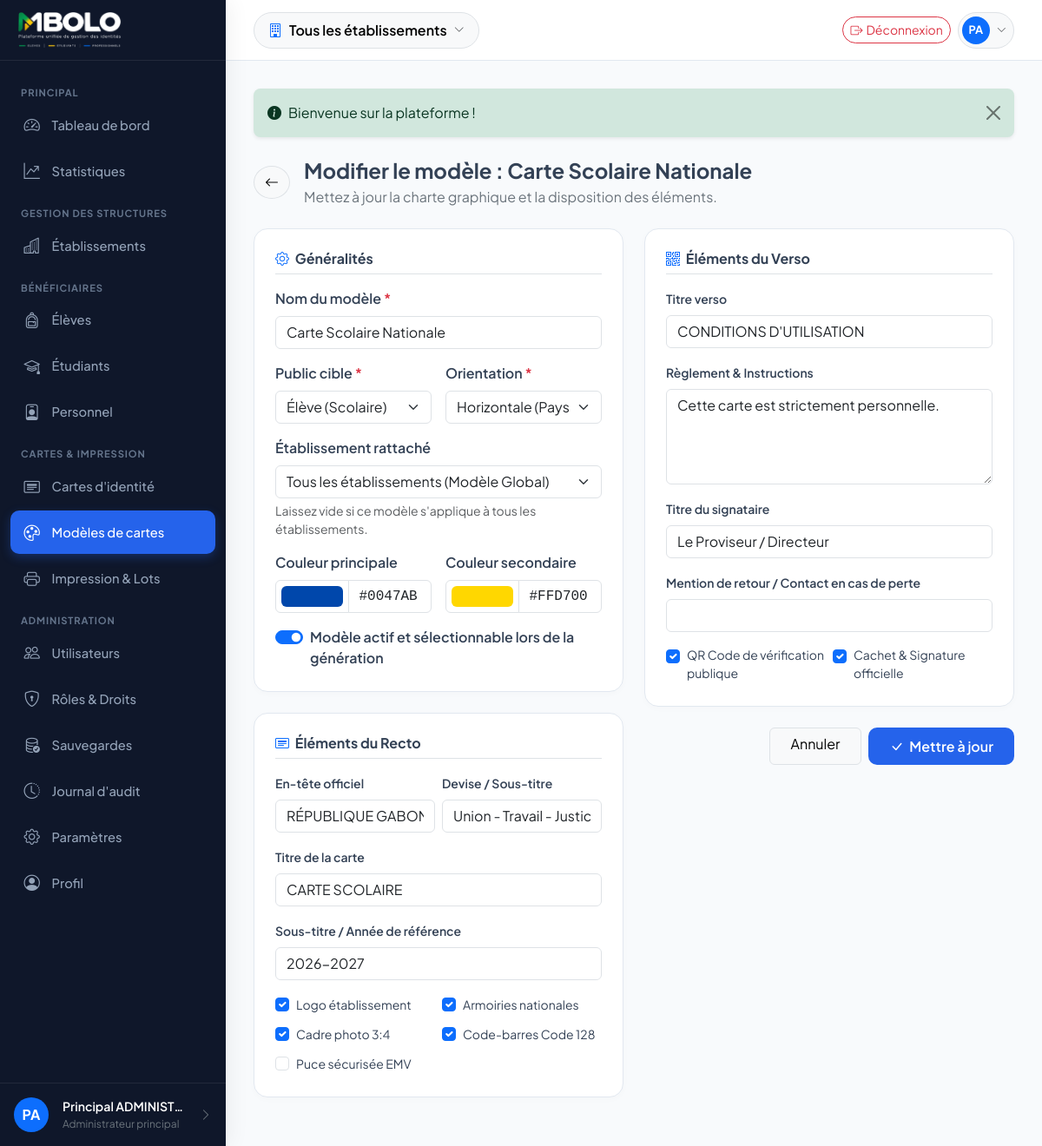
The page /templates/1/modifier (signed in) on the database its author committed.
### tables this page shows
CREATE TABLE IF NOT EXISTS templates (
    id BIGINT UNSIGNED AUTO_INCREMENT PRIMARY KEY,
    etablissement_id BIGINT UNSIGNED NULL,
    nom VARCHAR(150) NOT NULL,
    cible ENUM('eleve','etudiant','personnel') NOT NULL,
    orientation ENUM('horizontal','vertical') NOT NULL DEFAULT 'horizontal',
    config_recto JSON NOT NULL,
    config_verso JSON NULL,
    couleur_principale CHAR(7) NULL,
    couleur_secondaire CHAR(7) NULL,
    logo VARCHAR(255) NULL,
    signature VARCHAR(255) NULL,
    filigrane VARCHAR(255) NULL,
    version SMALLINT UNSIGNED NOT NULL DEFAULT 1,
    actif TINYINT(1) NOT NULL DEFAULT 1,
    created_by BIGINT UNSIGNED NULL,
    created_at DATETIME NOT NULL DEFAULT CURRENT_TIMESTAMP,
    updated_at DATETIME NULL ON UPDATE CURRENT_TIMESTAMP,
    deleted_at DATETIME NULL,
    CONSTRAINT fk_tpl_etab FOREIGN KEY (etablissement_id) REFERENCES etablissements(id),
    CONSTRAINT fk_tpl_user FOREIGN KEY (created_by) REFERENCES users(id)
);

### app/Views/templates/edit.php (the view, shortened to what the rows shown need)
<?php
$r = $template['config_recto'] ?? [];
$v = $template['config_verso'] ?? [];
?>
<div class="d-flex align-items-center gap-3 mb-4">
    <a href="<?= $base_path ?>/templates/<?= $template['id'] ?>" class="btn btn-light border rounded-circle">
        <i class="bi bi-arrow-left"></i>
    </a>
    <div>
        <h4 class="fw-bold mb-1">Modifier le modèle : <?= htmlspecialchars($template['nom']) ?></h4>
        <p class="text-secondary mb-0">Mettez à jour la charte graphique et la disposition des éléments.</p>
    </div>
</div>
<form method="POST" action="<?= $base_path ?>/templates/<?= $template['id'] ?>/modifier">
    <div class="row g-4">
        <div class="col-lg-6">
            <div class="card-custom p-4 mb-4">
                <h6 class="fw-bold mb-3 border-bottom pb-2">
                    <i class="bi bi-gear me-1 text-primary"></i> Généralités
                </h6>
                <div class="mb-3">
                    <label class="form-label fw-semibold">Nom du modèle <span class="text-danger">*</span></label>
                    <input type="text" name="nom" class="form-control" value="<?= htmlspecialchars($template['nom']) ?>" required>
                </div>
                <div class="row g-3 mb-3">
                    <div class="col-md-6">
                        <label class="form-label fw-semibold">Public cible <span class="text-danger">*</span></label>
                        <select name="cible" class="form-select" required>
                            <option value="eleve" <?= ($template['cible'] === 'eleve') ? 'selected' : '' ?>>Élève (Scolaire)</option>
                        </select>
                    </div>
                    <div class="col-md-6">
                        <label class="form-label fw-semibold">Orientation <span class="text-danger">*</span></label>
                        <select name="orientation" class="form-select" required>
                            <option value="horizontal" <?= (($template['orientation'] ?? 'horizontal') === 'horizontal') ? 'selected' : '' ?>>Horizontale (Paysage - 85.6 × 54 mm)</option>
                        </select>
                    </div>
                </div>
                <div class="mb-3">
                    <label class="form-label fw-semibold">Établissement rattaché</label>
                    <select name="etablissement_id" class="form-select">
                        <option value="">Tous les établissements (Modèle Global)</option>
                    </select>
                    <div class="form-text small">Laissez vide si ce modèle s'applique à tous les établissements.</div>
                </div>
                <div class="row g-3 mb-3">
                    <div class="col-md-6">
                        <label class="form-label fw-semibold">Couleur principale</label>
                        <div class="input-group">
                            <input type="color" name="couleur_principale" class="form-control form-control-color" value="<?= htmlspecialchars($template['couleur_principale'] ?? '#1e3a8a') ?>" id="colorPicker1">
                            <input type="text" class="form-control font-monospace" value="<?= htmlspecialchars($template['couleur_principale'] ?? '#1e3a8a') ?>" id="colorText1" placeholder="#1e3a8a">
                        </div>
                    </div>
                    <div class="col-md-6">
                        <label class="form-label fw-semibold">Couleur secondaire</label>
                        <div class="input-group">
                            <input type="color" name="couleur_secondaire" class="form-control form-control-color" value="<?= htmlspecialchars($template['couleur_secondaire'] ?? '#3b82f6') ?>" id="colorPicker2">
                            <input type="text" class="form-control font-monospace" value="<?= htmlspecialchars($template['couleur_secondaire'] ?? '#3b82f6') ?>" id="colorText2" placeholder="#3b82f6">
                        </div>
                    </div>
                </div>
                <div class="form-check form-switch mt-3">
                    <input class="form-check-input" type="checkbox" name="actif" value="1" id="switchActif" <?= !empty($template['actif']) ? 'checked' : '' ?>>
                    <label class="form-check-label fw-semibold" for="switchActif">Modèle actif et sélectionnable lors de la génération</label>
                </div>
            </div>
            <div class="card-custom p-4 mb-4">
                <h6 class="fw-bold mb-3 border-bottom pb-2">
                    <i class="bi bi-card-heading me-1 text-primary"></i> Éléments du Recto
                </h6>
                <div class="row g-2 mb-3">
                    <div class="col-md-6">
                        <label class="form-label small fw-semibold">En-tête officiel</label>
                        <input type="text" name="titre_haut" class="form-control" value="<?= htmlspecialchars($r['titre_haut'] ?? 'RÉPUBLIQUE GABONAISE') ?>">
                    </div>
                    <div class="col-md-6">
                        <label class="form-label small fw-semibold">Devise / Sous-titre</label>
                        <input type="text" name="sous_titre_haut" class="form-control" value="<?= htmlspecialchars($r['sous_titre_haut'] ?? 'Union - Travail - Justice') ?>">
                    </div>
                </div>
                <div class="mb-3">
                    <label class="form-label small fw-semibold">Titre de la carte</label>
                    <input type="text" name="titre_carte" class="form-control" value="<?= htmlspecialchars($r['titre_carte'] ?? '') ?>">
                </div>
                <div class="mb-3">
                    <label class="form-label small fw-semibold">Sous-titre / Année de référence</label>
                    <input type="text" name="mention_annee" class="form-control" value="<?= htmlspecialchars($r['mention_annee'] ?? '') ?>">
                </div>
                <div class="row g-2">
                    <div class="col-6">
                        <div class="form-check">
                            <input class="form-check-input" type="checkbox" name="afficher_logo" value="1" id="chkLogo" <?= !empty($r['afficher_logo']) ? 'checked' : '' ?>>
                            <label class="form-check-label small" for="chkLogo">Logo établissement</label>
                        </div>
                    </div>
                    <div class="col-6">
                        <div class="form-check">
                            <input class="form-check-input" type="checkbox" name="afficher_armoiries" value="1" id="chkArmoiries" <?= !empty($r['afficher_armoiries']) ? 'checked' : '' ?>>
                            <label class="form-check-label small" for="chkArmoiries">Armoiries nationales</label>
                        </div>
                    </div>
                    <div class="col-6">
                        <div class="form-check">
                            <input class="form-check-input" type="checkbox" name="afficher_photo" value="1" id="chkPhoto" <?= !empty($r['afficher_photo']) ? 'checked' : '' ?>>
                            <label class="form-check-label small" for="chkPhoto">Cadre photo 3:4</label>
                        </div>
                    </div>
                    <div class="col-6">
                        <div class="form-check">
                            <input class="form-check-input" type="checkbox" name="afficher_barcode" value="1" id="chkBar" <?= !empty($r['afficher_barcode']) ? 'checked' : '' ?>>
                            <label class="form-check-label small" for="chkBar">Code-barres Code 128</label>
                        </div>
                    </div>
                    <div class="col-6">
                        <div class="form-check">
                            <input class="form-check-input" type="checkbox" name="afficher_puce" value="1" id="chkPuce" <?= !empty($r['afficher_puce']) ? 'checked' : '' ?>>
                            <label class="form-check-label small" for="chkPuce">Puce sécurisée EMV</label>
                        </div>
                    </div>
                </div>
            </div>
        </div>
        <div class="col-lg-6">
            <div class="card-custom p-4 mb-4">
                <h6 class="fw-bold mb-3 border-bottom pb-2">
                    <i class="bi bi-qr-code me-1 text-primary"></i> Éléments du Verso
                </h6>
                <div class="mb-3">
                    <label class="form-label small fw-semibold">Titre verso</label>
                    <input type="text" name="titre_verso" class="form-control" value="<?= htmlspecialchars($v['titre'] ?? '') ?>">
                </div>
                <div class="mb-3">
                    <label class="form-label small fw-semibold">Règlement & Instructions</label>
                    <textarea name="texte_reglement" class="form-control" rows="4"><?= htmlspecialchars($v['texte_reglement'] ?? '') ?></textarea>
                </div>
                <div class="mb-3">
                    <label class="form-label small fw-semibold">Titre du signataire</label>
                    <input type="text" name="titre_signature" class="form-control" value="<?= htmlspecialchars($v['titre_signature'] ?? '') ?>">
                </div>
                <div class="mb-3">
                    <label class="form-label small fw-semibold">Mention de retour / Contact en cas de perte</label>
                    <input type="text" name="mention_retour" class="form-control" value="<?= htmlspecialchars($v['mention_retour'] ?? '') ?>">
                </div>
                <div class="row g-2">
                    <div class="col-6">
                        <div class="form-check">
                            <input class="form-check-input" type="checkbox" name="afficher_qr" value="1" id="chkQr" <?= !empty($v['afficher_qr']) ? 'checked' : '' ?>>
                            <label class="form-check-label small" for="chkQr">QR Code de vérification publique</label>
                        </div>
                    </div>
                    <div class="col-6">
                        <div class="form-check">
                            <input class="form-check-input" type="checkbox" name="afficher_signature" value="1" id="chkSig" <?= !empty($v['afficher_signature']) ? 'checked' : '' ?>>
                            <label class="form-check-label small" for="chkSig">Cachet & Signature officielle</label>
                        </div>
                    </div>
                </div>
            </div>
            <div class="d-flex justify-content-end gap-2">
                <a href="<?= $base_path ?>/templates/<?= $template['id'] ?>" class="btn btn-light border px-4">Annuler</a>
                <button type="submit" class="btn btn-primary-custom px-4">
                    <i class="bi bi-check-lg me-1"></i> Mettre à jour
                </button>
            </div>
        </div>
    </div>
</form>

### app/Core/Router.php (shortened to what the rows shown need)
<?php
class Router
{
    private array $routes = [];
    private Request $request;
    private Response $response;
    public function __construct(Request $request, Response $response)
    {
        $this->request = $request;
        $this->response = $response;
    }
    private function addRoute(string $method, string $path, array|callable $handler, array $middlewares): void
    {
        $normalizedPath = '/' . trim($path, '/');
        $pattern = preg_replace('/\{([a-zA-Z0-9_]+)\}/', '(?P<$1>[^/]+)', $normalizedPath);
        $pattern = '#^' . $pattern . '$#';
        $this->routes[] = [
            'method' => $method,
            'path' => $normalizedPath,
            'pattern' => $pattern,
            'handler' => $handler,
            'middlewares' => $middlewares
        ];
    }
    public function dispatch(): void
    {
        $currentPath = $this->request->getPath();
        foreach ($this->routes as $route) {
            if (preg_match($route['pattern'], $currentPath, $matches)) {
                $params = [];
                foreach ($matches as $key => $value) {
                    if (is_string($key)) {
                        $params[$key] = urldecode($value);
                    }
                }
                $handler = $route['handler'];
                if (is_array($handler)) {
                    [$controllerClass, $method] = $handler;
                    $controller = new $controllerClass($this->request, $this->response);
                    $controller->$method($params);
                    return;
                }
            }
        }
        $this->response->setStatusCode(404);
            ?>
            <?php
    }
}

### rows shown on the page
templates: nom "Carte Scolaire Nationale", cible "Élève (Scolaire)", orientation "Horizontale (Paysage - 85.6 × 54 mm)", couleur_principale "#0047ab", couleur_principale "#0047AB", couleur_secondaire "#ffd700", couleur_secondaire "#FFD700", actif "☑"

### other values the page prints
$msg "Bienvenue sur la plateforme !"
